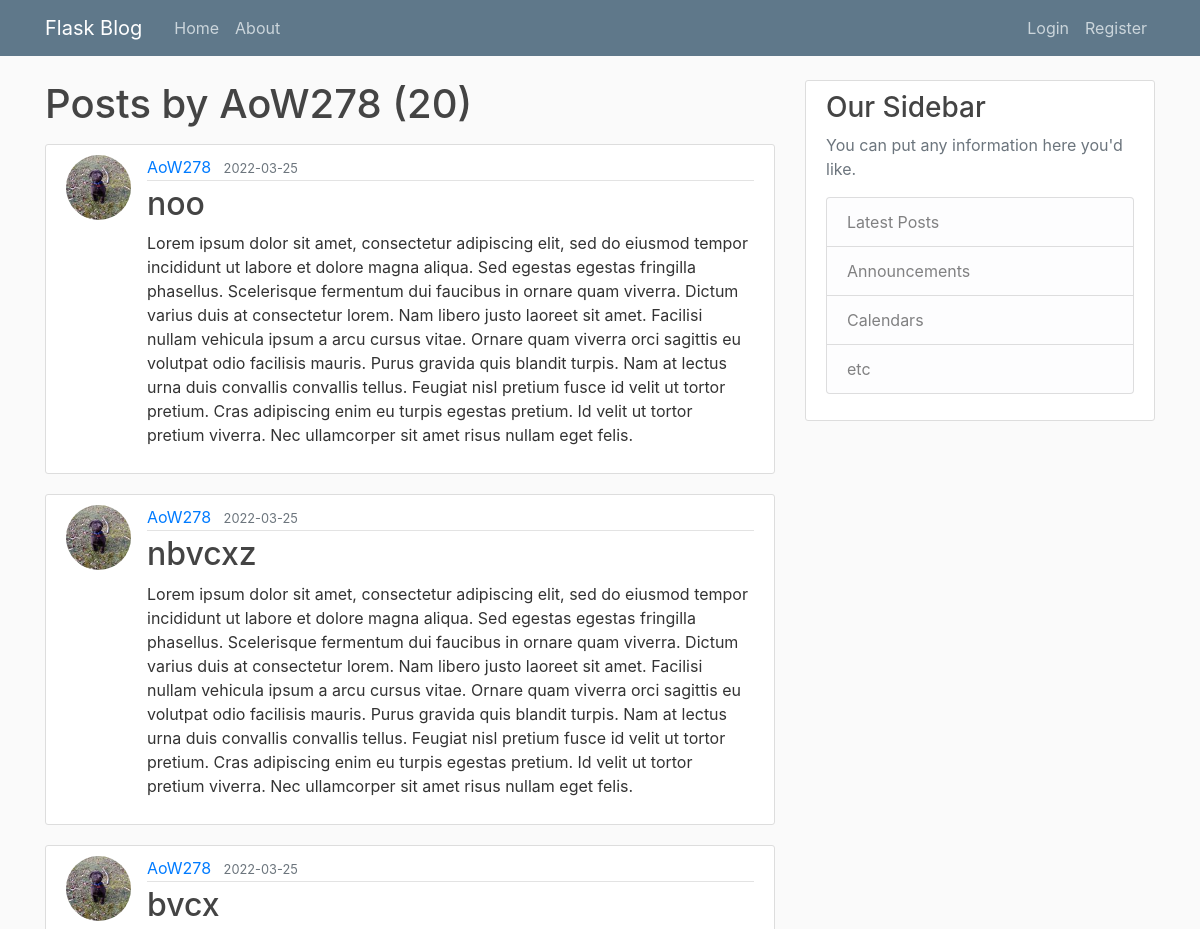
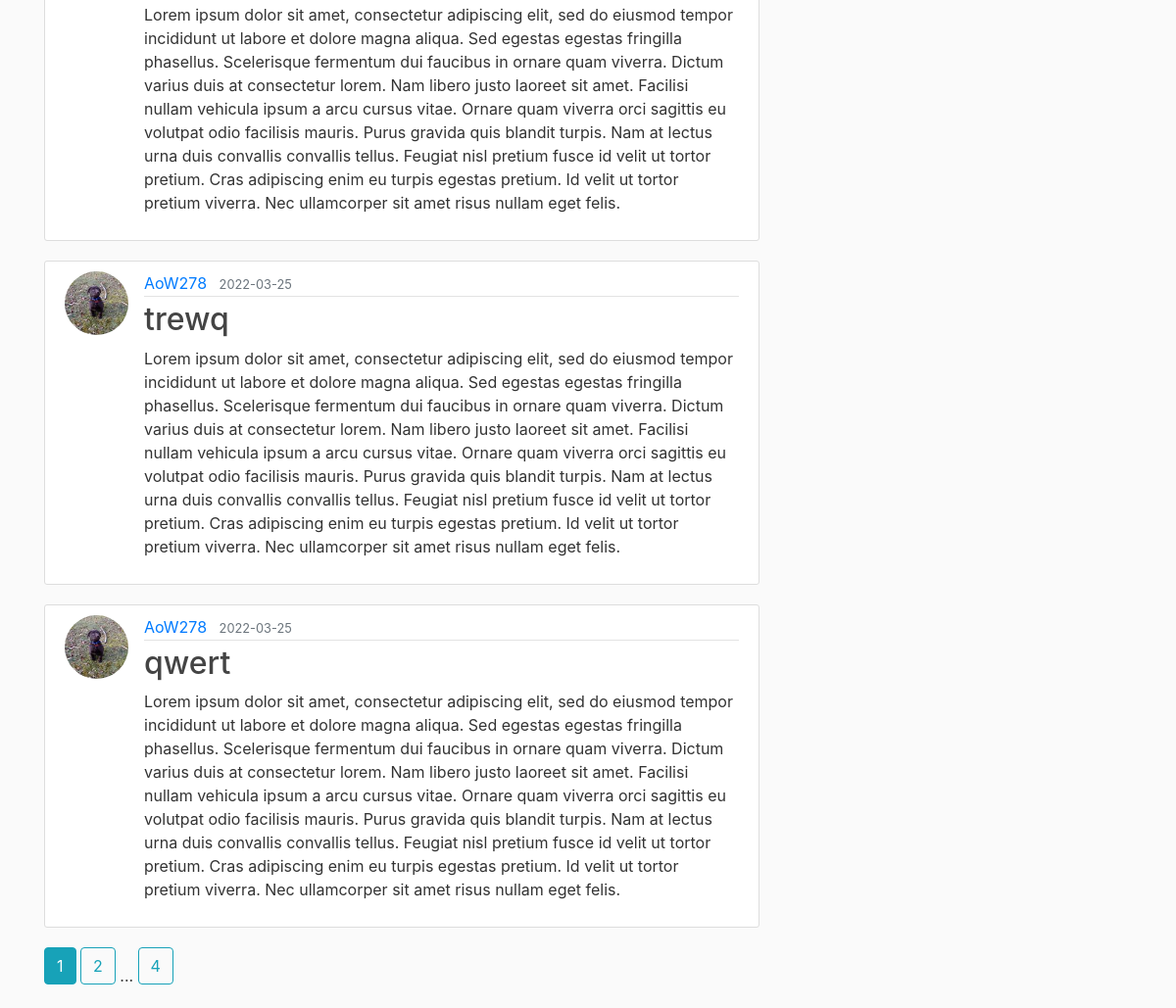
The page /user/AoW278 on the database its author committed (2 pictures, top to bottom).
### flaskblog/models.py (models this page shows, shortened)
class User(db.Model, UserMixin):
    id = db.Column(db.Integer, primary_key=True)
    username = db.Column(db.String(25), unique=True, nullable=False)
    email = db.Column(db.String(120), unique=True, nullable=False)
    image_file = db.Column(db.String(20), nullable=False, default="default.jpg")
    password = db.Column(db.String(60), nullable=False)
    posts = db.relationship("Post", backref="author", lazy=True)

class Post(db.Model):
    id = db.Column(db.Integer, primary_key=True)
    title = db.Column(db.String(100), nullable=False)
    date_posted = db.Column(db.DateTime, nullable=False, default=dt.utcnow)
    content = db.Column(db.Text, nullable=False)
    user_id = db.Column(db.Integer, db.ForeignKey("user.id"), nullable=False)

### flaskblog/users/routes.py (the view)
@users.route("/user/<string:username>")
def user_posts(username):
    page = request.args.get("page", default=1, type=int)
    user = User.query.filter_by(username=username).first_or_404()
    posts = Post.query \
        .filter_by(author=user) \
        .order_by(Post.date_posted.desc()) \
        .paginate(page=page, per_page=5)
    return render_template("user_posts.html", posts=posts, user=user)

### flaskblog/templates/user_posts.html
{% extends "layout.html" %}
{% block content %}
<h1 class="mb-3">Posts by {{ user.username }} ({{ posts.total }})</h1>
{% for post in posts.items %}
<article class="media content-section">
    <img class="rounded-circle article-img"
         src="{{ url_for('static', filename='profile_pics/' + post.author.image_file) }}">
    <div class="media-body">
        <div class="article-metadata">
            <a class="mr-2" href="{{ url_for('users.user_posts', username=post.author.username) }}">{{ post.author.username }}</a>
            <small class="text-muted">{{ post.date_posted.date() }}</small>
        </div>
        <h2><a class="article-title" href="{{ url_for('posts.post', post_id=post.id) }}">{{ post.title }}</a></h2>
        <p class="article-content">{{ post.content }}</p>
    </div>
</article>
{% endfor %}
{% for page_num in posts.iter_pages(left_edge=1, right_edge=1, left_current=1, right_current=2) %}
    {% if page_num %}
        {% if posts.page == page_num %}
            <a class="btn btn-info mb-4" href="{{ url_for('users.user_posts', username=user.username, page=page_num) }}">{{ page_num }}</a>
        {% else %}
            <a class="btn btn-outline-info mb-4" href="{{ url_for('users.user_posts', username=user.username, page=page_num) }}">{{ page_num }}</a>
        {% endif %}
    {% else %}
        ...
    {% endif %}
{% endfor %}
{% endblock content%}

### flaskblog/templates/layout.html (shortened to what this page needs)
<!doctype html>
<html lang="en">
<head>
    <link rel="stylesheet" href="https://maxcdn.bootstrapcdn.com/bootstrap/4.0.0/css/bootstrap.min.css">
    <link rel="stylesheet" type="text/css" href="{{ url_for('static', filename='main.css') }}">
</head>
<body>
  <header class="site-header">
      <nav class="navbar navbar-expand-md navbar-dark bg-steel fixed-top">
        <div class="container">
          <a class="navbar-brand mr-4" href="{{ url_for('main.home') }}">Flask Blog</a>
          <div class="collapse navbar-collapse" id="navbarToggle">
            <div class="navbar-nav mr-auto">
              <a class="nav-item nav-link" href="{{ url_for('main.home') }}">Home</a>
              <a class="nav-item nav-link" href="{{ url_for('main.about') }}">About</a>
            </div>
              <div class="navbar-nav">
                  {% if current_user.is_authenticated %}
                      <a class="nav-item nav-link" href="{{ url_for('posts.new_post') }}">New Post</a>
                      <a class="nav-item nav-link" href="{{ url_for('users.account') }}">Account</a>
                      <a class="nav-item nav-link" href="{{ url_for('users.logout') }}">Logout</a>
                  {% else %}
                      <a class="nav-item nav-link" href="{{ url_for('users.login') }}">Login</a>
                      <a class="nav-item nav-link" href="{{ url_for('users.register') }}">Register</a>
                  {% endif %}
              </div>
          </div>
        </div>
      </nav>
    </header>
   <main role="main" class="container">
      <div class="row">
        <div class="col-md-8">
            {% block content %}{% endblock %}
        </div>
        <div class="col-md-4">
          <div class="content-section">
            <h3>Our Sidebar</h3>
            <p class='text-muted'>You can put any information here you'd like.
              <ul class="list-group">
                <li class="list-group-item list-group-item-light">Latest Posts</li>
                <li class="list-group-item list-group-item-light">Announcements</li>
                <li class="list-group-item list-group-item-light">Calendars</li>
                <li class="list-group-item list-group-item-light">etc</li>
              </ul>
            </p>
          </div>
        </div>
      </div>
    </main>
</body>
</html>

### flaskblog/static/main.css (style rules this page uses)
body { background: #fafafa; color: #333333; margin-top: 5rem; }
h1, h2, h3, h4, h5, h6 { color: #444444; }
.bg-steel { background-color: #5f788a; }
.site-header .navbar-nav .nav-link { color: #cbd5db; }
.content-section { background: #ffffff; padding: 10px 20px; border: 1px solid #dddddd; border-radius: 3px; margin-bottom: 20px; }
.article-title { color: #444444; }
.article-content { white-space: pre-line; }
.article-img { height: 65px; width: 65px; margin-right: 16px; }
.article-metadata { padding-bottom: 1px; margin-bottom: 4px; border-bottom: 1px solid #e3e3e3 }

### rows shown on the page
User: username "AoW278"
Post: image_file (picture), author.username "AoW278", date_posted "2022-03-25", title "noo", content "Lorem ipsum dolor sit amet, consectetur adipiscing elit, sed do eiusmod tempor incididunt ut labore et dolore magna aliqua. Sed egestas egestas fringilla phasellus. Scelerisque fermentum dui faucibus in ornare quam viverra. Dictum varius duis at consectetur lorem. Nam libero justo laoreet sit amet. Facilisi nullam vehicula ipsum a arcu cursus vitae. Ornare quam viverra orci sagittis eu volutpat odio facilisis mauris. Purus gravida quis blandit turpis. Nam at lectus urna duis convallis convallis tellus. Feugiat nisl pretium fusce id velit ut tortor pretium. Cras adipiscing enim eu turpis egestas pretium. Id velit ut tortor pretium viverra. Nec ullamcorper sit amet risus nullam eget felis."
Post: image_file (picture), author.username "AoW278", date_posted "2022-03-25", title "nbvcxz", content "Lorem ipsum dolor sit amet, consectetur adipiscing elit, sed do eiusmod tempor incididunt ut labore et dolore magna aliqua. Sed egestas egestas fringilla phasellus. Scelerisque fermentum dui faucibus in ornare quam viverra. Dictum varius duis at consectetur lorem. Nam libero justo laoreet sit amet. Facilisi nullam vehicula ipsum a arcu cursus vitae. Ornare quam viverra orci sagittis eu volutpat odio facilisis mauris. Purus gravida quis blandit turpis. Nam at lectus urna duis convallis convallis tellus. Feugiat nisl pretium fusce id velit ut tortor pretium. Cras adipiscing enim eu turpis egestas pretium. Id velit ut tortor pretium viverra. Nec ullamcorper sit amet risus nullam eget felis."
Post: image_file (picture), author.username "AoW278", date_posted "2022-03-25", title "bvcx", content "Lorem ipsum dolor sit amet, consectetur adipiscing elit, sed do eiusmod tempor incididunt ut labore et dolore magna aliqua. Sed egestas egestas fringilla phasellus. Scelerisque fermentum dui faucibus in ornare quam viverra. Dictum varius duis at consectetur lorem. Nam libero justo laoreet sit amet. Facilisi nullam vehicula ipsum a arcu cursus vitae. Ornare quam viverra orci sagittis eu volutpat odio facilisis mauris. Purus gravida quis blandit turpis. Nam at lectus urna duis convallis convallis tellus. Feugiat nisl pretium fusce id velit ut tortor pretium. Cras adipiscing enim eu turpis egestas pretium. Id velit ut tortor pretium viverra. Nec ullamcorper sit amet risus nullam eget felis."
Post: image_file (picture), author.username "AoW278", date_posted "2022-03-25", title "trewq", content "Lorem ipsum dolor sit amet, consectetur adipiscing elit, sed do eiusmod tempor incididunt ut labore et dolore magna aliqua. Sed egestas egestas fringilla phasellus. Scelerisque fermentum dui faucibus in ornare quam viverra. Dictum varius duis at consectetur lorem. Nam libero justo laoreet sit amet. Facilisi nullam vehicula ipsum a arcu cursus vitae. Ornare quam viverra orci sagittis eu volutpat odio facilisis mauris. Purus gravida quis blandit turpis. Nam at lectus urna duis convallis convallis tellus. Feugiat nisl pretium fusce id velit ut tortor pretium. Cras adipiscing enim eu turpis egestas pretium. Id velit ut tortor pretium viverra. Nec ullamcorper sit amet risus nullam eget felis."
Post: image_file (picture), author.username "AoW278", date_posted "2022-03-25", title "qwert", content "Lorem ipsum dolor sit amet, consectetur adipiscing elit, sed do eiusmod tempor incididunt ut labore et dolore magna aliqua. Sed egestas egestas fringilla phasellus. Scelerisque fermentum dui faucibus in ornare quam viverra. Dictum varius duis at consectetur lorem. Nam libero justo laoreet sit amet. Facilisi nullam vehicula ipsum a arcu cursus vitae. Ornare quam viverra orci sagittis eu volutpat odio facilisis mauris. Purus gravida quis blandit turpis. Nam at lectus urna duis convallis convallis tellus. Feugiat nisl pretium fusce id velit ut tortor pretium. Cras adipiscing enim eu turpis egestas pretium. Id velit ut tortor pretium viverra. Nec ullamcorper sit amet risus nullam eget felis."

### other values the page prints
{{ posts.total }} "20"
{{ page_num }} "1"
{{ page_num }} "2" "4"
